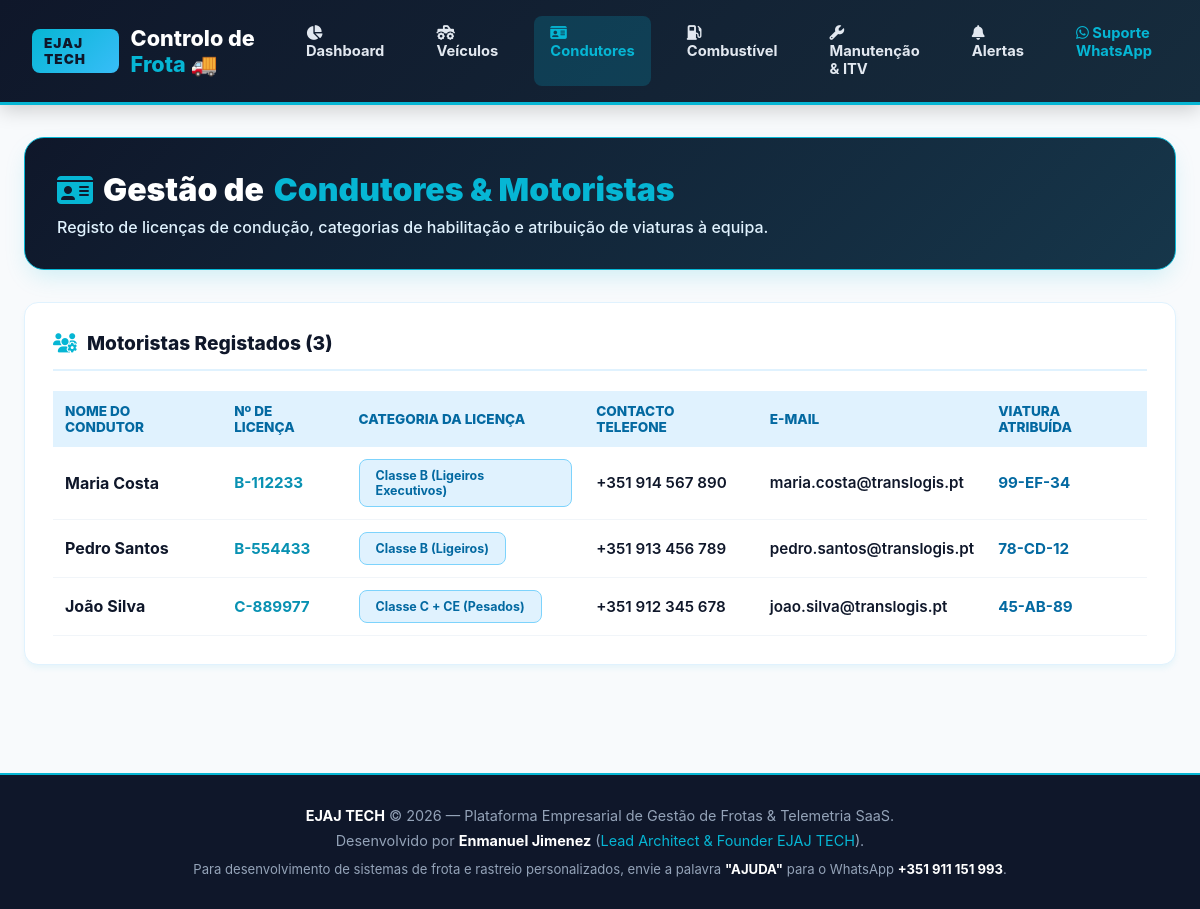
Page /drivers on the committed database.
### tables this page shows
CREATE TABLE drivers (
            id INTEGER PRIMARY KEY AUTOINCREMENT,
            name TEXT NOT NULL,
            license_number TEXT UNIQUE NOT NULL,
            license_category TEXT NOT NULL,
            phone TEXT NOT NULL,
            email TEXT NOT NULL,
            assigned_vehicle_plate TEXT DEFAULT 'Nenhum'
        );

### app.py (the view)
@app.route('/drivers')
def drivers_page():
    conn = get_db_connection()
    drivers = [dict(r) for r in conn.execute('SELECT * FROM drivers ORDER BY id DESC').fetchall()]
    conn.close()
    return render_template('drivers.html', drivers=drivers)

### app.py (called while the page is built)
@app.after_request
def add_header(response):
    response.headers['Cache-Control'] = 'no-store, no-cache, must-revalidate, post-check=0, pre-check=0, max-age=0'
    response.headers['Pragma'] = 'no-cache'
    response.headers['Expires'] = '-1'
    return response

def get_db_connection():
    conn = sqlite3.connect(DB_PATH)
    conn.row_factory = sqlite3.Row
    return conn

### templates/drivers.html (shortened to what this page needs)
{% extends 'base.html' %}
{% block content %}
<section class="hero-header">
  <h1><i class="fas fa-id-card" style="color: var(--cyan-primary);"></i> Gestão de <span>Condutores & Motoristas</span></h1>
  <p>Registo de licenças de condução, categorias de habilitação e atribuição de viaturas à equipa.</p>
</section>
<div class="card-panel">
  <div class="panel-title">
    <i class="fas fa-users-cog"></i> Motoristas Registados ({{ drivers|length }})
  </div>
  <table class="fleet-table">
    <thead>
      <tr>
        <th>Nome do Condutor</th>
        <th>Nº de Licença</th>
        <th>Categoria da Licença</th>
        <th>Contacto Telefone</th>
        <th>E-mail</th>
        <th>Viatura Atribuída</th>
      </tr>
    </thead>
    <tbody>
      {% for d in drivers %}
      <tr>
        <td><strong style="font-size: 1rem; color: var(--text-black);">{{ d.name }}</strong></td>
        <td style="font-weight: 700; color: var(--cyan-dark);">{{ d.license_number }}</td>
        <td><span class="btn-secondary" style="font-size: 0.78rem;">{{ d.license_category }}</span></td>
        <td>{{ d.phone }}</td>
        <td>{{ d.email }}</td>
        <td><strong style="color: #0369A1;">{{ d.assigned_vehicle_plate }}</strong></td>
      </tr>
      {% endfor %}
    </tbody>
  </table>
</div>
{% endblock %}

### static/css/styles.css (style rules this page uses)
:root { --cyan-primary: #06B6D4; --cyan-dark: #0891B2; --cyan-light: #CFFAFE; --sky-blue: #38BDF8; --sky-dark: #0EA5E9; --sky-bg: #E0F2FE; --white: #FFFFFF; --snow-bg: #F8FAFC; --card-bg: #FFFFFF; --text-black: #0F172A; --text-dark: #1E293B; --text-muted: #475569; --success: #10B981; --warning: #F59E0B; --danger: #EF4444; --radius-sm: 8px; --radius-md: 14px; --radius-lg: 20px; --shadow-sm: 0 4px 6px -1px rgba(6, 182, 212, 0.08); --shadow-lg: 0 10px 25px -5px rgba(6, 182, 212, 0.18); }
* { box-sizing: border-box; margin: 0; padding: 0; }
body { font-family: 'Inter', system-ui, -apple-system, BlinkMacSystemFont, 'Segoe UI', Roboto, sans-serif; background-color: var(--snow-bg); color: var(--text-black); min-height: 100vh; display: flex; flex-direction: column; }
.hero-header { background: linear-gradient(135deg, #0F172A 0%, #16364A 100%); border-radius: var(--radius-lg); padding: 2rem; color: white; margin-bottom: 2rem; position: relative; overflow: hidden; box-shadow: var(--shadow-lg); border: 1px solid var(--cyan-primary); }
.hero-header h1 { font-size: 2rem; font-weight: 900; margin-bottom: 0.5rem; display: flex; align-items: center; gap: 10px; }
.hero-header h1 span { color: var(--cyan-primary); }
.hero-header p { color: #E0F2FE; font-size: 1rem; max-width: 850px; font-weight: 500; }
.card-panel { background: var(--card-bg); border: 1px solid #E0F2FE; border-radius: var(--radius-md); padding: 1.75rem; box-shadow: var(--shadow-sm); margin-bottom: 1.75rem; }
.panel-title { font-size: 1.2rem; font-weight: 800; color: var(--text-black); display: flex; align-items: center; gap: 10px; padding-bottom: 0.85rem; border-bottom: 2px solid #E0F2FE; margin-bottom: 1.25rem; }
.panel-title i { color: var(--cyan-primary); }
.fleet-table { width: 100%; border-collapse: collapse; }
.fleet-table th { background: #E0F2FE; color: #0369A1; font-size: 0.85rem; font-weight: 800; text-transform: uppercase; padding: 12px; text-align: left; }
.fleet-table td { padding: 12px; border-bottom: 1px solid #F1F5F9; font-size: 0.95rem; color: var(--text-black); font-weight: 600; }
.btn-secondary { background: #E0F2FE; color: #0369A1; font-weight: 700; font-size: 0.88rem; padding: 8px 16px; border: 1px solid #7DD3FC; border-radius: var(--radius-sm); cursor: pointer; display: inline-flex; align-items: center; gap: 6px; transition: background 0.2s; }

### rows in the picture
drivers: name "Maria Costa", license_number "B-112233", license_category "Classe B (Ligeiros Executivos)", phone "+351 914 567 890", email "maria.costa@translogis.pt", assigned_vehicle_plate "99-EF-34"
drivers: name "Pedro Santos", license_number "B-554433", license_category "Classe B (Ligeiros)", phone "+351 913 456 789", email "pedro.santos@translogis.pt", assigned_vehicle_plate "78-CD-12"
drivers: name "João Silva", license_number "C-889977", license_category "Classe C + CE (Pesados)", phone "+351 912 345 678", email "joao.silva@translogis.pt", assigned_vehicle_plate "45-AB-89"

### other values in the picture
{{ drivers|length }} "3"
